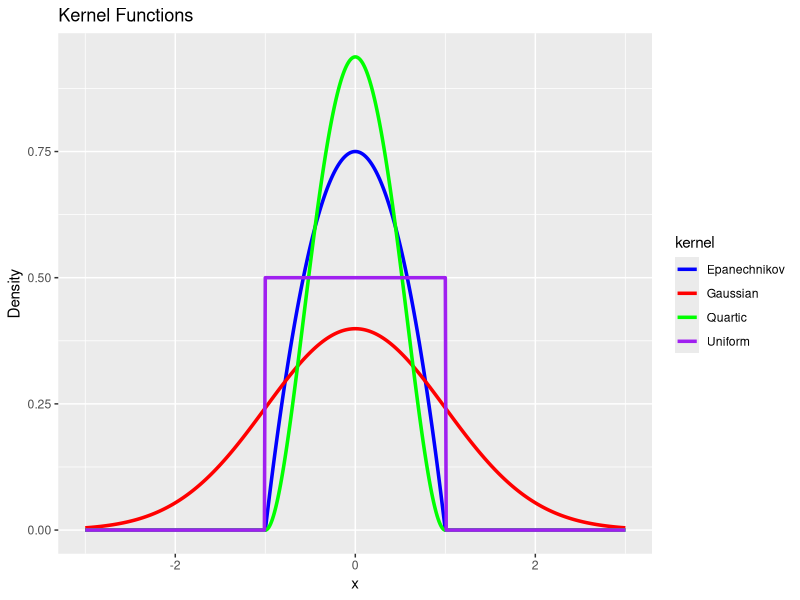

This chart was generated by the following R code:
# Load necessary libraries
library(ggplot2)
library(dplyr)  # Ensure dplyr is loaded

## =====================================================
## 1. Prepare environment & set working directory
## =====================================================

# Set working directory (optional for RStudio users)
if (requireNamespace("rstudioapi", quietly = TRUE)) {
  setwd(dirname(rstudioapi::getActiveDocumentContext()$path))
}

## =====================================================
## 2. Define kernel functions
## =====================================================

func_uniform <- function(x) {
  return(ifelse(abs(x) <= 1, 0.5, 0)) # Uniform kernel
}

func_gaussian <- function(x) {
  return(dnorm(x)) # Gaussian kernel
}

func_epan <- function(x) {
  return(ifelse(abs(x) <= 1, 0.75 * (1 - x^2), 0)) # Epanechnikov kernel
}

func_quartic <- function(x) {
  return(ifelse(abs(x) <= 1, 15/16 * (1 - x^2)^2, 0)) # Quartic kernel
}

## =====================================================
## 3. Generate a sequence of x values and plot the kernels
## =====================================================

x_vals <- seq(-3, 3, by = 0.01)

# Create a data frame for each kernel function
df_uniform <- data.frame(x = x_vals, y = func_uniform(x_vals), kernel = "Uniform")
df_gaussian <- data.frame(x = x_vals, y = func_gaussian(x_vals), kernel = "Gaussian")
df_epan <- data.frame(x = x_vals, y = func_epan(x_vals), kernel = "Epanechnikov")
df_quartic <- data.frame(x = x_vals, y = func_quartic(x_vals), kernel = "Quartic")

# Combine all data frames into a single data frame using bind_rows
df_kernels <- bind_rows(df_uniform, df_gaussian, df_epan, df_quartic)

# Create the plot using ggplot2
p <- ggplot(df_kernels, aes(x = x, y = y, color = kernel)) +
  geom_line(size = 1.2) +
  labs(title = "Kernel Functions", x = "x", y = "Density") +
  scale_color_manual(values = c("blue", "red", "green", "purple"))

# Save the plot as a PNG file with the specified size and aspect ratio
ggsave("kernel-functions.png", plot = p, width = 6, height = 4, dpi = 300)
